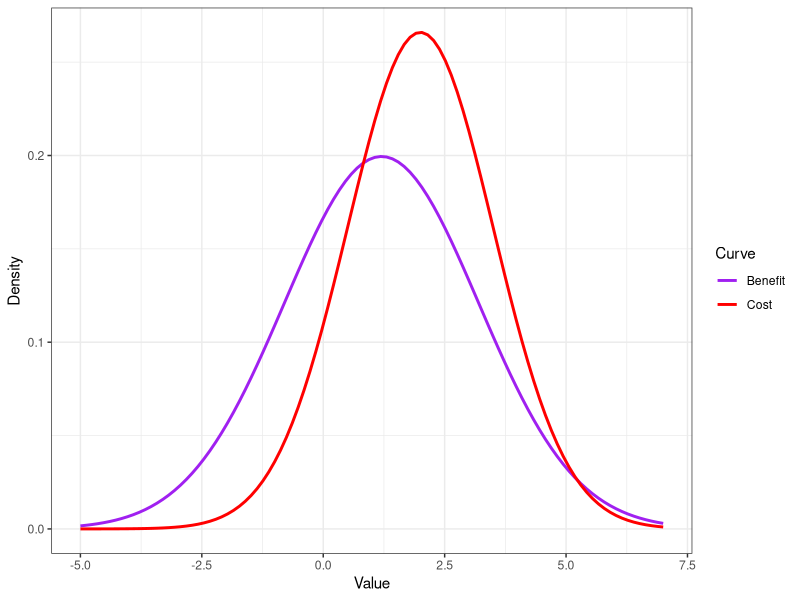
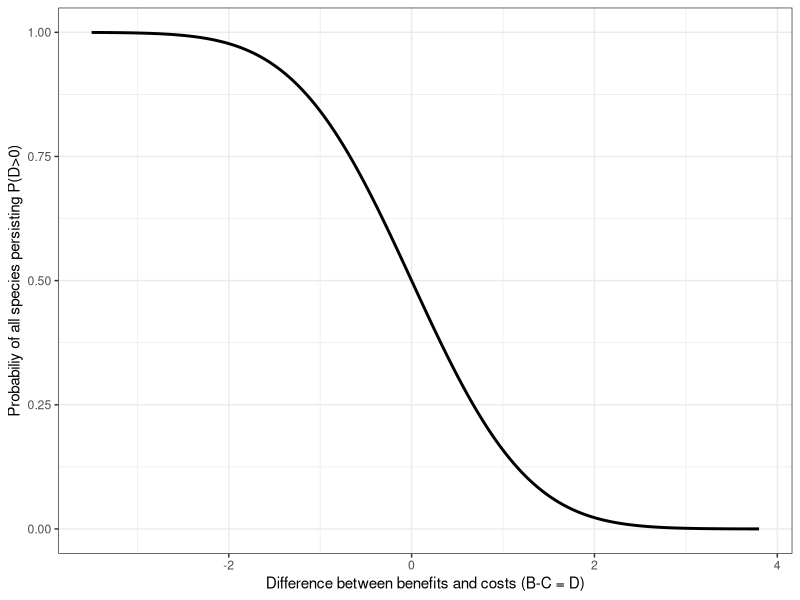

Source code (R) for these figures, in order:
## ---- chunk 1
knitr::opts_chunk$set(echo = TRUE)
library(ggplot2)
library(tidyverse)
## ---- chunk 2
# Define the means and standard deviations for costs and benefits
mean_benefit <- 1.2
sd_benefit <- 2
mean_cost <- 2
sd_cost <- 1.5

# Sequence of x values
x <- seq(-5, 7, length.out = 100)

# Values for each curve
dbenefit <- dnorm(x, mean = mean_benefit, sd = sd_benefit)
dcost <- dnorm(x, mean = mean_cost, sd = sd_cost)

# Create a data frame
toplot<- data.frame(x = rep(x, 2),
                  y = c(dbenefit, dcost),
                  group = factor(rep(c("Benefit", "Cost"), each = length(x))))

# Plot the curves
ggplot(toplot, aes(x = x, y = y, color = group)) +
  geom_line(lwd =1) +
  scale_color_manual(values = c("Benefit" = "purple", "Cost" = "red")) +
  labs(x = "Value",
       y = "Density",
       color = "Curve") +
  theme_bw()
## ---- chunk 3
# Creating the data with values for the difference and estimating prob of persistence
diff_probs <- tibble(diff_values = seq(-3.5,3.8, by = 0.01))
diff_probs <- diff_probs %>% mutate(probs = pnorm(0, mean=diff_values))

ggplot(diff_probs, aes(x = diff_values, y=probs)) +
  geom_line(lwd =1) +
  labs(x = "Difference between benefits and costs (B-C = D)",
       y = "Probabiliy of all species persisting P(D>0)",
       color = "Curve") +
  theme_bw()
